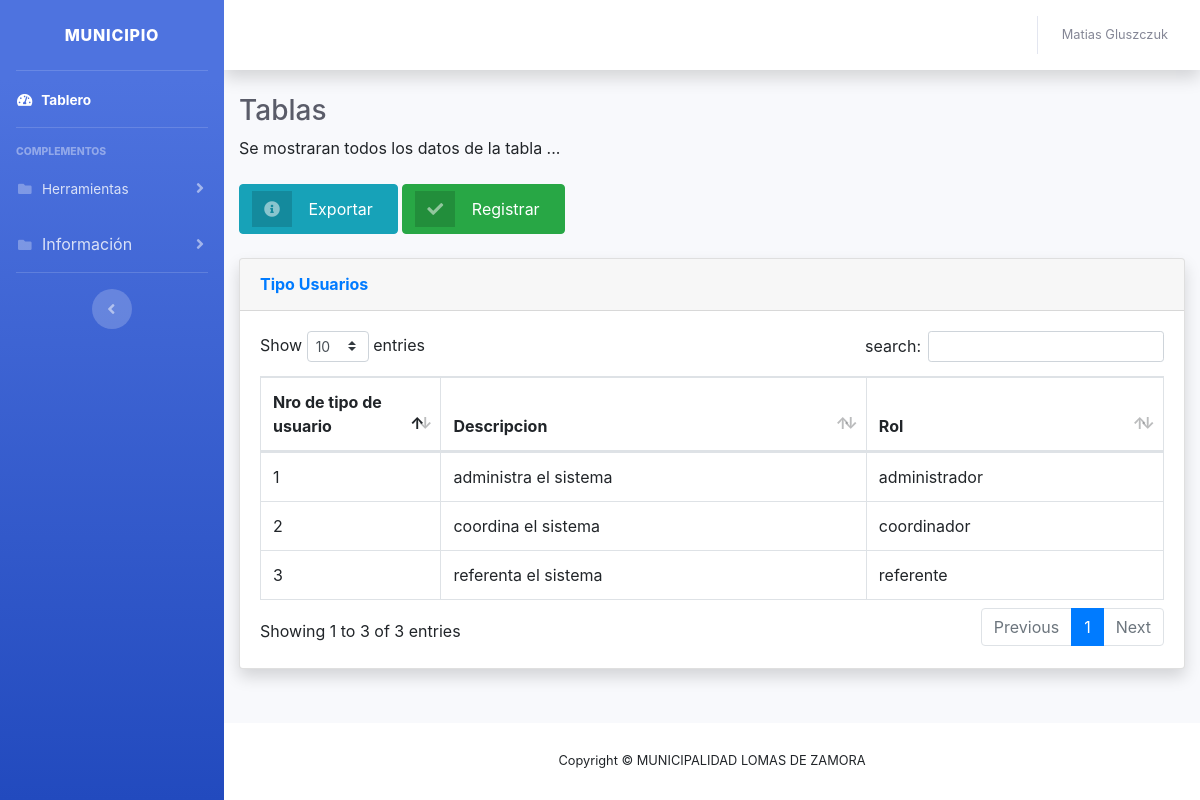
The page /administrador/tabla-tipousuarios.php (signed in) on the database its author committed.
### tables this page shows
CREATE TABLE `tiposdeusuarios` (
  `idtipousuario` int(40) NOT NULL,
  `descripcion` varchar(40) NOT NULL,
  `rol` varchar(50) NOT NULL
);

### administrador/tabla-tipousuarios.php (the view, shortened to what this page needs)
<!DOCTYPE html>
<html lang="en">
<head>
    <link href="vendor/fontawesome-free/css/all.min.css" rel="stylesheet" type="text/css">
    <link href="css/sb-admin-2.min.css" rel="stylesheet">
    <link href="vendor/datatables/dataTables.bootstrap4.min.css" rel="stylesheet">
  <link rel="stylesheet" href="https://cdnjs.cloudflare.com/ajax/libs/font-awesome/4.7.0/css/font-awesome.min.css">
  <link rel="stylesheet" href="https://stackpath.bootstrapcdn.com/bootstrap/4.3.1/css/bootstrap.min.css">
</head>
<body id="page-top">
  <div id="wrapper">
    <ul class="navbar-nav bg-gradient-primary sidebar sidebar-dark accordion" id="accordionSidebar">
      <a class="sidebar-brand d-flex align-items-center justify-content-center" href="index.php">
        <div class="sidebar-brand-text mx-3">Municipio</div>
      </a>
      <hr class="sidebar-divider my-0">
      <li class="nav-item active">
        <a class="nav-link" href="index.php">
          <i class="fas fa-fw fa-tachometer-alt"></i>
          <span>Tablero</span></a>
      </li>
      <hr class="sidebar-divider">
      <div class="sidebar-heading">
        Complementos
      </div>
      <li class="nav-item">
        <a class="nav-link collapsed" href="#" data-toggle="collapse" data-target="#collapsePages" aria-expanded="true" aria-controls="collapsePages">
          <i class="fas fa-fw fa-folder"></i>
          <span>Herramientas</span>
        </a>
      </li>
      <li class="nav-item">
        <a class="nav-link collapsed" href="#" data-toggle="collapse" data-target="#collapsePages" aria-expanded="true" aria-controls="collapsePages">
          <i class="fas fa-fw fa-folder"></i>
          <span></span>Información
        </a>
      </li>
      <hr class="sidebar-divider d-none d-md-block">
      <div class="text-center d-none d-md-inline">
        <button class="rounded-circle border-0" id="sidebarToggle"></button>
      </div>
    </ul>
    <div id="content-wrapper" class="d-flex flex-column">
      <div id="content">
        <nav class="navbar navbar-expand navbar-light bg-white topbar mb-4 static-top shadow">
          <ul class="navbar-nav ml-auto">
            <li class="nav-item dropdown no-arrow">
              <a class="nav-link dropdown-toggle" href="#" id="userDropdown" role="button" data-toggle="dropdown" aria-haspopup="true" aria-expanded="false">
                <span class="mr-2 d-none d-lg-inline text-gray-600 small">
                  <?php
                    echo $_SESSION['nombre']." ".$_SESSION['apellido'];
                  ?>
                </span>
              </a>
            </li>
          </ul>
        </nav>
        <div class="container-fluid">
          <h1 class="h3 mb-2 text-gray-800">Tablas</h1>
          <p class="mb-4">Se mostraran todos los datos de la tabla ... </p>
          <a href="#" class="btn btn-info btn-icon-split">
                              <span class="icon text-white-50">
                                <i class="fas fa-info-circle"></i>
                              </span>
                              <span class="text">Exportar</span>
                            </a>
          <a href="#" class="btn btn-success btn-icon-split">
                              <span class="icon text-white-50">
                                <i class="fas fa-check"></i>
                              </span>
                              <span class="text">Registrar</span>
                            </a>
          <br>
          <br>
          <div class="card shadow mb-4">
            <div class="card-header py-3">
              <h6 class="m-0 font-weight-bold text-primary">Tipo Usuarios</h6>
            </div>
            <div class="card-body">
              <div class="table-responsive">
                <table class="table table-bordered" id="dataTable" width="100%" cellspacing="0">
                  <thead>
                    <tr>
                      <th width="20%">Nro de tipo de usuario</th>
                      <th>Descripcion</th>
                      <th>Rol</th>
                    </tr>
                  </thead>
                  <?php
                          $servername = "localhost";
                          $username = "root";
                          $password = "";
                          $dbname = "municipio";
                          $conn = new mysqli($servername,$username,$password,$dbname);
                          $sql = "SELECT * FROM tiposdeusuarios";
                          $result = $conn->query($sql);
                          if ($result->num_rows > 0) {
                              while($row = $result->fetch_assoc()) {
                                  echo "<tr><td>".$row["idtipousuario"]."</td>"."<td>".$row["descripcion"]."</td>"."<td>".$row["rol"]."</td>";
                              }
                          }
                  ?>
                </table>
              </div>
            </div>
          </div>
        </div>
      </div>
      <footer class="sticky-footer bg-white">
        <div class="container my-auto">
          <div class="copyright text-center my-auto">
            <span>Copyright &copy; MUNICIPALIDAD LOMAS DE ZAMORA</span>
          </div>
        </div>
      </footer>
    </div>
  </div>
</body>
</html>

### rows shown on the page
tiposdeusuarios: idtipousuario "1", descripcion "administra el sistema", rol "administrador"
tiposdeusuarios: idtipousuario "2", descripcion "coordina el sistema", rol "coordinador"
tiposdeusuarios: idtipousuario "3", descripcion "referenta el sistema", rol "referente"

### other values the page prints
$_SESSION['nombre'] "Matias"
$_SESSION['apellido'] "Gluszczuk"
